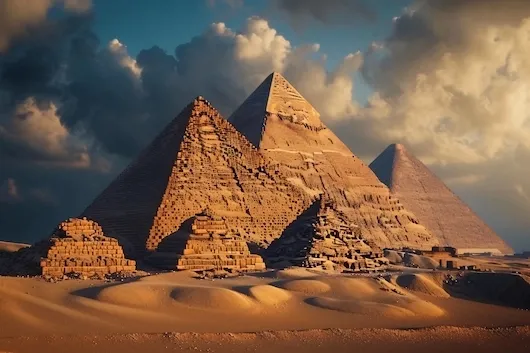
#> input picture task 5/image processing and enhancement/image pyramid/img.webp, 530 x 353 px, found by its file name
$ python gaussian.py
#> lines starting #> are read from the running program, lines starting #| are printed output that depends on the picture
import cv2
import numpy as np
from matplotlib import pyplot as plt

# Image same folder mein rakho
image = cv2.imread(r"C:\Users\Lenovo L380 A&I\OneDrive\Desktop\open\image pyramid\img.webp")
#> image is the input picture: shape (353, 530, 3); mean B, G, R 73.1, 92.5, 118.2

if image is None:
    print(" Image load nahi hui, path ya filename check karo")
else:
    pyramid = [image]

    # Downsampling (3 levels)
    temp_image = image.copy()
    for i in range(3):
        temp_image = cv2.pyrDown(temp_image)
        pyramid.append(temp_image)
#> this loop made 3 passes
#> pass 1, `temp_image = cv2.pyrDown(temp_image)`:
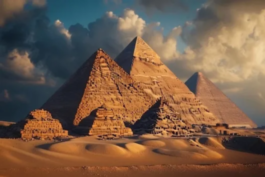
#> temp_image: shape (177, 265, 3); mean B, G, R 73.1, 92.4, 118
#> pass 2, `temp_image = cv2.pyrDown(temp_image)`:
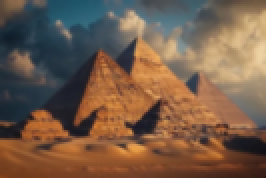
#> temp_image: shape (89, 133, 3) (shown 2 times larger); mean B, G, R 73, 92.3, 117.8
#> pass 3, `temp_image = cv2.pyrDown(temp_image)`:
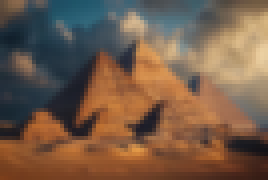
#> temp_image: shape (45, 67, 3) (shown 4 times larger); mean B, G, R 72.9, 92, 117.3
#> after the loop, pyramid = 4 items

    # Show pyramid using matplotlib
    for i in range(len(pyramid)-1, -1, -1):
        img_rgb = cv2.cvtColor(pyramid[i], cv2.COLOR_BGR2RGB)
        plt.figure(figsize=(8, 5))
        plt.imshow(img_rgb)
        plt.title(f"Pyramid Level {i}")
        plt.axis("off")
        plt.show()
#> this loop made 4 passes
#> i on passes 1, 3, 4: 3, 1, 0
